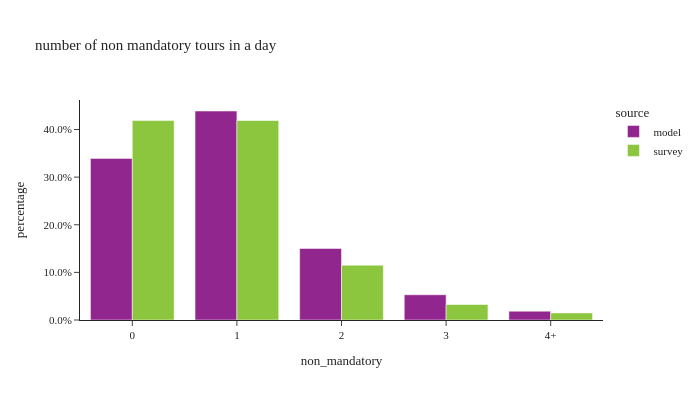

Notebook code for this chart:
### Code cell
util.plot_share_barchart(per_data, 'person_weight', 'non_mandatory', 
                        "number of non mandatory tours in a day", height=400, width=700)

### Figure 1 — Plotly figure (JSON) as saved in the notebook; plotly's stock layout.template omitted (floating-point values rounded to 4 significant figures)
{"data": [{"alignmentgroup": "True", "customdata": [[1104158], [1427903], [488814], [172523], [60287]], "hovertemplate": "source=model<br>non_mandatory=%{x}<br>percentage=%{y}<br>sample_size=%{customdata[0]}<extra></extra>", "legendgroup": "model", "marker": {"color": "#91268F", "pattern": {"shape": ""}}, "name": "model", "offsetgroup": "model", "orientation": "v", "showlegend": true, "textposition": "auto", "type": "bar", "x": ["0", "1", "2", "3", "4+"], "xaxis": "x", "y": [0.3394, 0.4389, 0.1502, 0.05302, 0.01853], "yaxis": "y"}, {"alignmentgroup": "True", "customdata": [[1747], [2113], [671], [194], [81]], "hovertemplate": "source=survey<br>non_mandatory=%{x}<br>percentage=%{y}<br>sample_size=%{customdata[0]}<extra></extra>", "legendgroup": "survey", "marker": {"color": "#8CC63E", "pattern": {"shape": ""}}, "name": "survey", "offsetgroup": "survey", "orientation": "v", "showlegend": true, "textposition": "auto", "type": "bar", "x": ["0", "1", "2", "3", "4+"], "xaxis": "x", "y": [0.4187, 0.4189, 0.1151, 0.03252, 0.01483], "yaxis": "y"}], "layout": {"barmode": "group", "height": 400, "legend": {"title": {"text": "source"}, "tracegroupgap": 0}, "title": {"text": "number of non mandatory tours in a day"}, "width": 700, "xaxis": {"anchor": "y", "domain": [0.0, 1.0], "title": {"text": "non_mandatory"}}, "yaxis": {"anchor": "x", "domain": [0.0, 1.0], "tickformat": ".1%", "title": {"text": "percentage"}}}}
